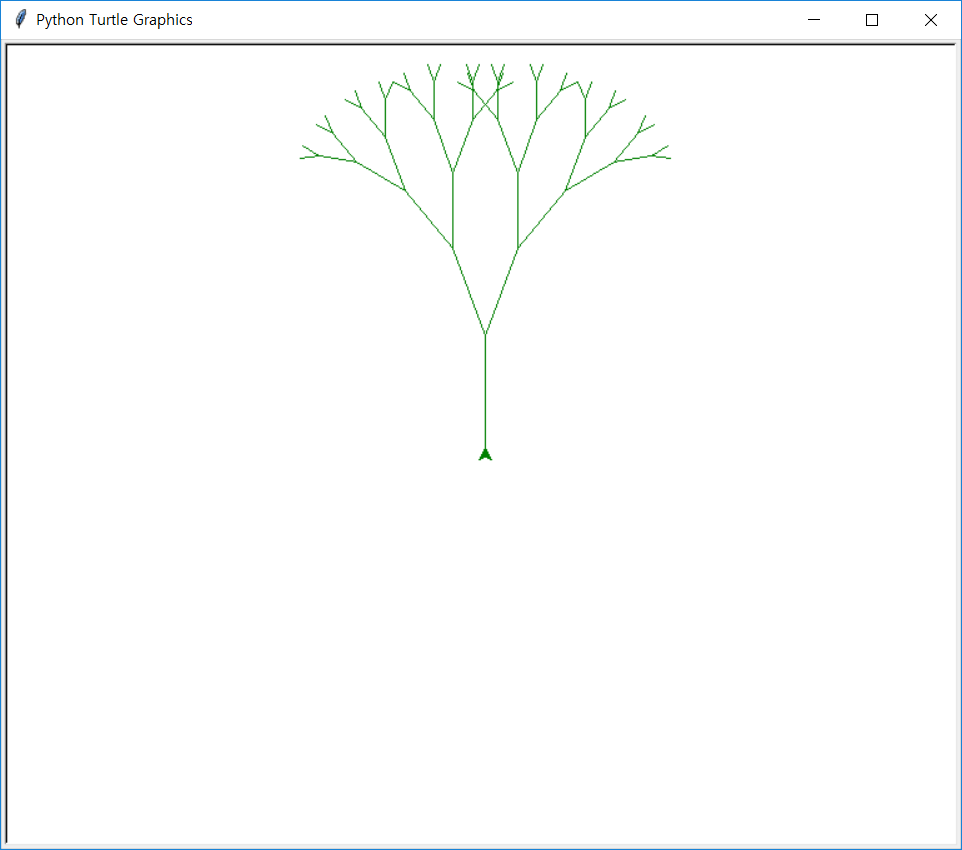

Write Python code to recreate this figure.
import turtle

def tree(length):
    if length > 5:
        t.forward(length)
        t.right(20)
        tree(length-15)
        t.left(40)
        tree(length-15)
        t.right(20)
        t.backward(length)

t = turtle.Turtle()
t.left(90)

t.color("green")
t.speed(10)
tree(90)
